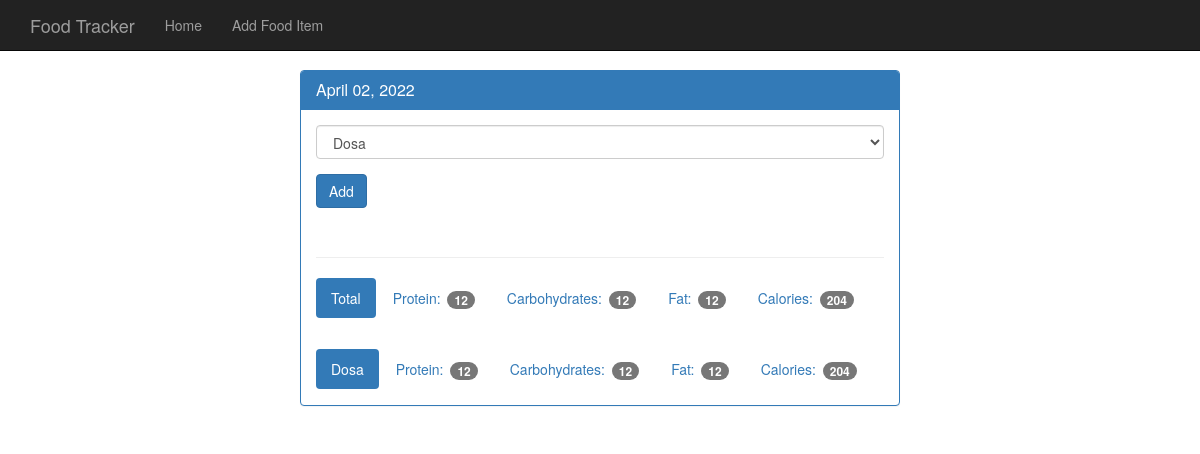
Page /view/20220402 on the committed database.
### tables this page shows
CREATE TABLE food (
    id INTEGER PRIMARY KEY AUTOINCREMENT,
    name TEXT NOT NULL,
    protein INTEGER NOT NULL,
    carbohydrates INTEGER NOT NULL,
    fat INTEGER NOT NULL,
    calories INTEGER NOT NULL
);

### app.py (the view)
@app.route('/view/<date>', methods=['GET','POST']) # date will be in the format 20220501
def view(date):
    db = get_db()
    cur = db.execute('select id, entry_date from log_date where entry_date = ?',[date])
    date_result = cur.fetchone()
    d = datetime.strptime(str(date_result['entry_date']),'%Y%m%d')
    pretty_date = datetime.strftime(d,"%B %d, %Y")
    if request.method == 'POST':
        db.execute('insert into food_date (food_id, log_date_id) values (?, ?)',[request.form['food-select'], date_result['id']])
        db.commit()
    food_cur = db.execute('select id, name from food;')
    food_results = food_cur.fetchall()
    log_cur = db.execute('''select food.name, food.protein, food.carbohydrates, food.fat, food.calories
                            from food
                            join food_date on food.id = food_date.food_id
                            join log_date on food_date.log_date_id = log_date.id
                            where log_date.entry_date = ?''',[date])
    log_results = log_cur.fetchall()
    total_cur = db.execute('''select sum(food.protein) as protein,
                            sum(food.carbohydrates) as carbohydrates,
                            sum(food.fat) as fat,
                            sum(food.calories) as calories
                            from food
                            join food_date on food.id = food_date.food_id
                            join log_date on food_date.log_date_id = log_date.id
                            where log_date.entry_date = ?''',[date])
    total_results = total_cur.fetchone()
    return render_template('day.html', entry_date = date_result['entry_date'], pretty_date= pretty_date, food_results=food_results, log_results=log_results, total_results=total_results)

### database.py (called while the page is built)
def connect_db():
    sql = sqlite3.connect('C:\\Users\\vishnu.adepu\\Desktop\\sqlite\\food_log.db')
    sql.row_factory = sqlite3.Row # converts tuples to dictionary
    return sql

def get_db():
    if not hasattr(g, 'sqlite3_db'):
        g.sqlite_db = connect_db()
    return g.sqlite_db

### templates/day.html
{% extends 'base.html' %}
{% block body %}
<nav class="navbar navbar-inverse navbar-fixed-top">
	<div class="container">
		<div class="navbar-header">
			<a class="navbar-brand" href="{{ url_for('index') }}">Food Tracker</a>
		</div>
		<div id="navbar" class="navbar-collapse collapse">
			<ul class="nav navbar-nav">
				<li><a href="{{ url_for('index') }}">Home</a></li>
				<li><a href="{{ url_for('food') }}">Add Food Item</a></li>
			</ul>
		</div>
	</div>
</nav>
<div class="container theme-showcase col-sm-6 col-sm-offset-3" role="main">
	<div class="row">
		<div>
			<div class="panel panel-primary">
				<div class="panel-heading">
					<h3 class="panel-title">{{ pretty_date }}</h3>
				</div>
				<div class="panel-body">
					<form method="POST" action="{{ url_for('view', date=entry_date) }}">
						<div class="form-group">
							<select class="form-control" name="food-select">
								{% for food in food_results %}
								<option value="{{ food.id }}"> {{food.name}}</option>
								{% endfor %}
							</select>
						</div>
						<button type="submit" class="btn btn-primary">Add</button>
					</form>
					<div class="page-header"></div>
					<ul class="nav nav-pills" role="tablist">
						<li class="active"><a>Total</a></li>
						<li><a>Protein: <span class="badge">{{total_results.protein}}</span></a></li>
						<li><a>Carbohydrates: <span class="badge">{{ total_results.carbohydrates }}</span></a></li>
						<li><a>Fat: <span class="badge">{{ total_results.fat }}</span></a></li>
						<li><a>Calories: <span class="badge">{{ total_results.calories }}</span></a></li>
					</ul>
				</div>
				{% for item in log_results %}
				<div class="panel-body">
					<ul class="nav nav-pills" role="tablist">
						<li class="active"><a>{{ item.name}}</a></li>
						<li><a>Protein: <span class="badge">{{ item.protein }}</span></a></li>
						<li><a>Carbohydrates: <span class="badge">{{ item.carbohydrates }}</span></a></li>
						<li><a>Fat: <span class="badge">{{ item.fat }}</span></a></li>
						<li><a>Calories: <span class="badge">{{ item.calories }}</span></a></li>
					</ul>
				</div>
				{% endfor %}
			</div>
		</div>
	</div>
</div>
{% endblock %}

### static/theme.css (style rules this page uses)
body { padding-top: 70px; padding-bottom: 30px; }

### rows in the picture
food: name "Dosa", protein "12", carbohydrates "12", fat "12", calories "204"

### other values in the picture
{{ pretty_date }} "April 02, 2022"
{{ total_results.protein }} "12"
{{ total_results.carbohydrates }} "12"
{{ total_results.fat }} "12"
{{ total_results.calories }} "204"
form field food-select "Dosa"
